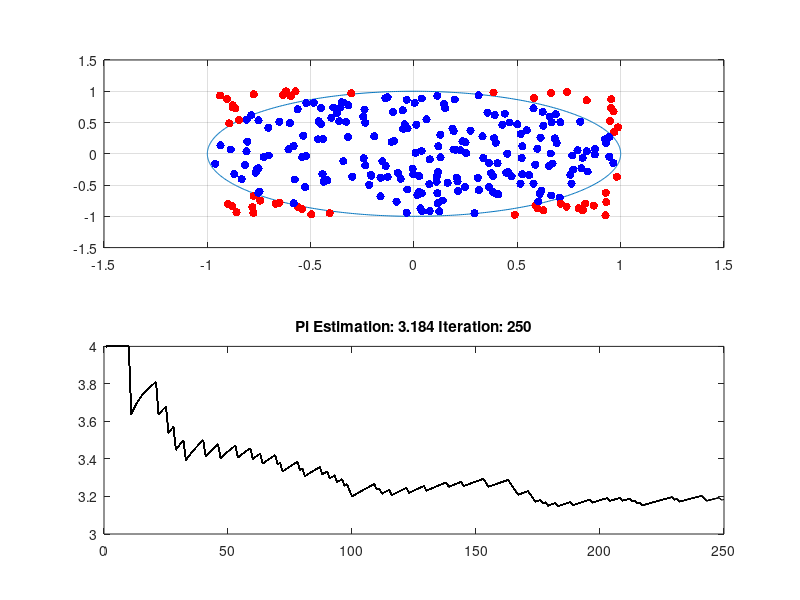

Write MATLAB code to recreate this figure.
clc
close all
clear all

%% Plot Circle
figure(1)
subplot(2,1,1)
tCircle = 0:0.01:2*pi;
xCircle = cos(tCircle);
yCircle = sin(tCircle);
plot(xCircle,yCircle)
axis([-1.5 1.5 -1.5 1.5])
grid on
hold on

%% Create Random Points

radius = 1;

a = -1;
b = 1;
r = (b-a).*rand(250,2) + a;
Xi = r(:,1);
Yi = r(:,2);

% LHS Design
% doeOutput = lhsdesign(100,2);
% doeOutput = (b-a).*doeOutput + a;
% Xi = doeOutput(:,1);
% Yi = doeOutput(:,2);

inCircle =((Xi.^2+Yi.^2)<=radius);


numInCircle = 0;
piEstimation = zeros(size(Xi));
for i=1:size(Xi,1)
    
    if inCircle(i)==1
        colorString = 'b';
        numInCircle = numInCircle +1;
    else
        colorString = 'r';
    end
    
    subplot(2,1,1)
    hold on
    scatter(Xi(i),Yi(i),colorString,'filled')

    
    piEstimation(i) = 4*numInCircle/i;
    
    subplot(2,1,2)
    plot(1:i,piEstimation(1:i),'k')
    hold on
    title(['Pi Estimation: ', num2str(piEstimation(i)),' Iteration: ',num2str(i)])
    
    pause(0.5/i^2)
    
    
end

